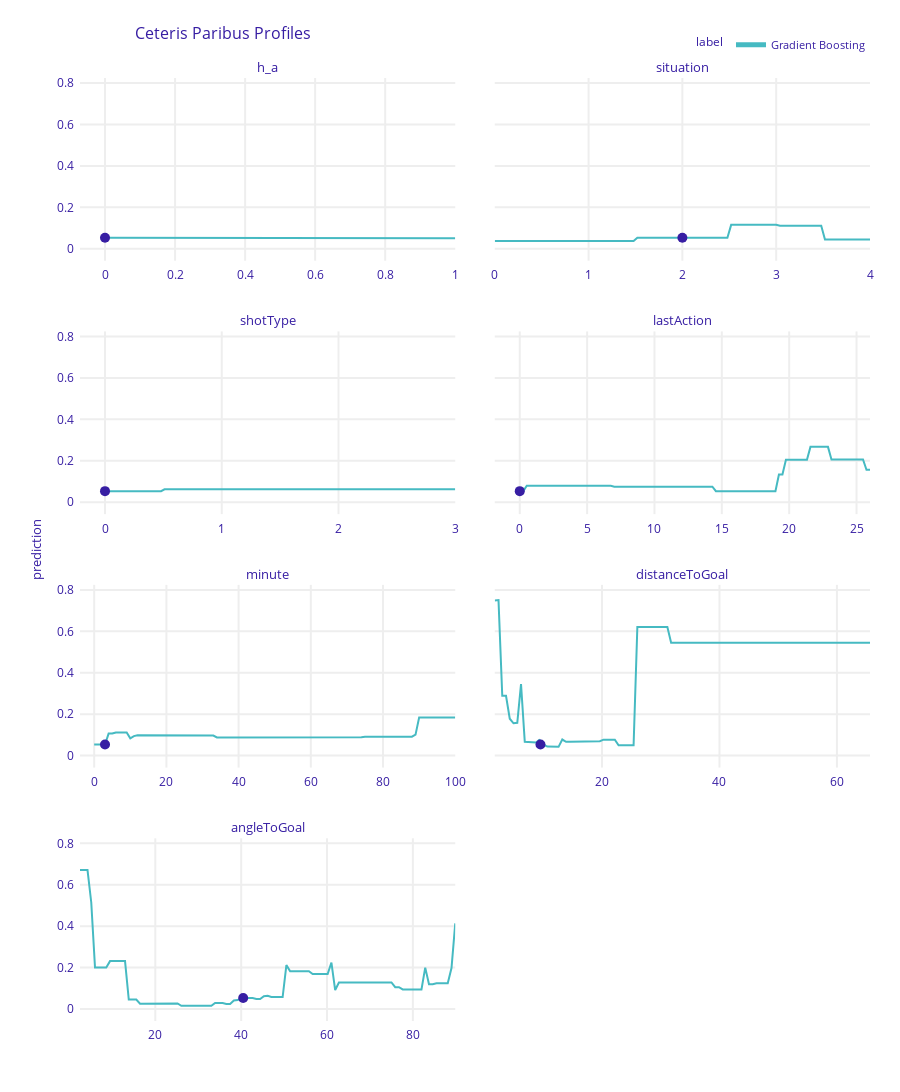

Here is the notebook cell this chart was saved with:
### Markdown cell above
### CP Profiles

### Code cell
cp_obs_gb = gb_exp.predict_profile(obs)
cp_obs_gb.plot()
